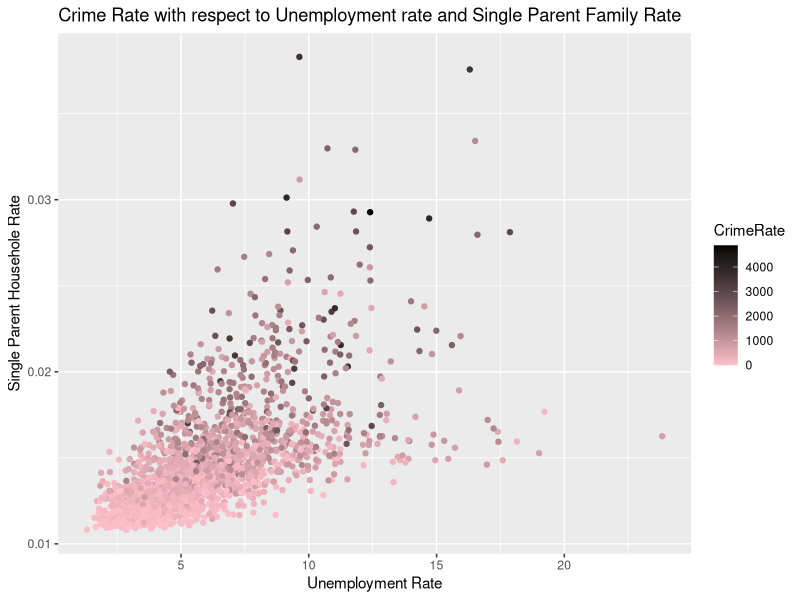

The R script that drew this image:
## ---- chunk 1
library(readr)
CC <- read_csv("../data_files/crime_and_communities_data.csv")
print(dim(CC))
y <- CC$ViolentCrimesPerPop
X <- subset(CC, select = -c(ViolentCrimesPerPop))
## ---- chunk 2
library(dplyr)
## ---- chunk 3
str(X)
## ---- chunk 4
apply(X = X, MARGIN = 2, FUN = class)
## ---- chunk 5
summary(X)
## ---- chunk 6
library(ggplot2)
## ---- chunk 7
employment_parents <- X %>% select(matches("Empl|Par")) %>% mutate(CrimeRate = y)

# ggplot(data = employment_parents) + 
#   geom_point(aes(x = PctUnemployed, y = CrimeRate, color = PctKids2Par)) +
#   scale_color_gradient(low = "red", high = "white") + 
#   ggtitle("Crime Rate with respect to Unemployment rate and Single Parent Family Rate")

ggplot(data = employment_parents) + 
  geom_point(aes(x = PctUnemployed, color = CrimeRate, y = 1/PctKids2Par)) +
  scale_color_gradient(low = "pink", high = "black") + 
  xlab("Unemployment Rate") +
  ylab("Single Parent Househole Rate") +
  ggtitle("Crime Rate with respect to Unemployment rate and Single Parent Family Rate")

## ---- chunk 8

## ---- chunk 9
any(is.na(y))
## ---- chunk 10
any(is.na(X))
## ---- chunk 11
X <- X %>% mutate_all(function(x) ifelse(is.na(x), median(x, na.rm = TRUE), x))
any(is.na(X))
## ---- chunk 12
X <- scale(X)
